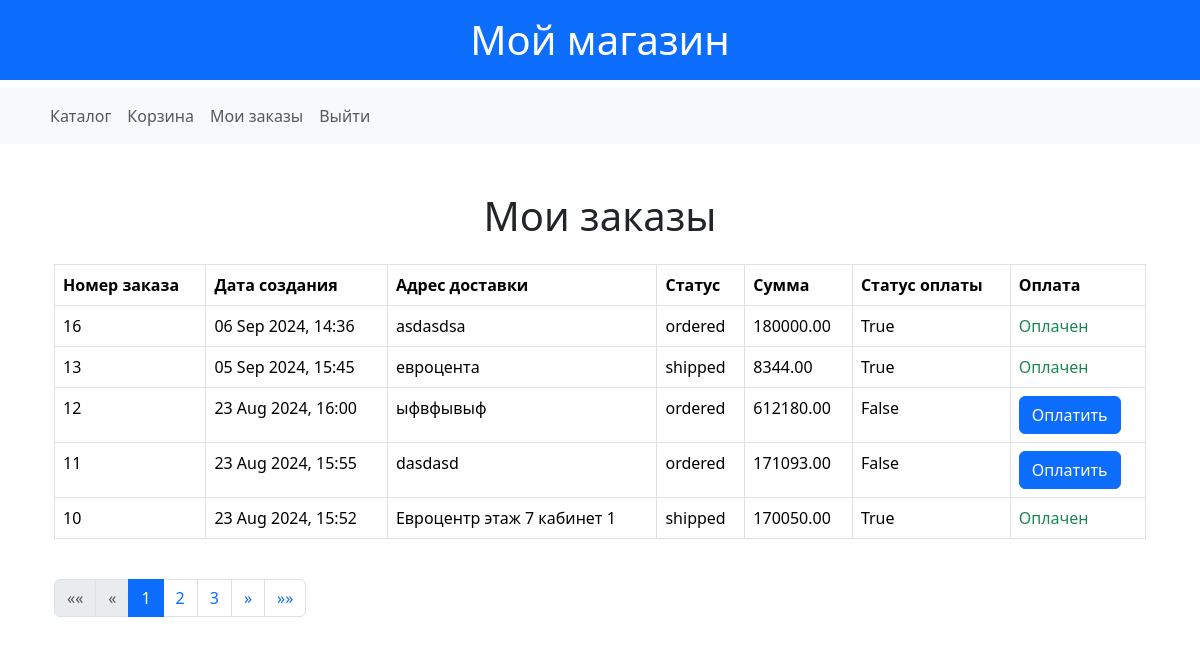
Screenshot of /user/orders (signed in) with the database file from the repository.
### shop/models.py (models this page shows, shortened)
class Order(models.Model):
    STATUS_CHOICES = [
        ("ordered", "Заказан"),
        ("shipped", "Отправлен"),
        ("received", "Получен"),
        ("canceled", "Отменен"),
        ("returned", "Возвращен"),
    ]
    user = models.ForeignKey(User, on_delete=models.CASCADE, related_name="orders")
    total_price = models.DecimalField(max_digits=10, decimal_places=2)
    address = models.CharField(max_length=255)
    status = models.CharField(max_length=10, choices=STATUS_CHOICES, default="ordered")
    payment_status = models.BooleanField(default=False)
    created_at = models.DateTimeField(auto_now_add=True)
    objects = OrderManager()
    class Meta:
        verbose_name = "Заказ"
        verbose_name_plural = "Заказы"
        ordering = ["-created_at"]

### shop/views.py (the view)
# urls.py: path("user/orders", OrderListView.as_view(), name="order_list"),
class OrderListView(LoginRequiredMixin, ListView):
    model = Order
    template_name = "order/users_orders.html"
    context_object_name = "orders"
    ordering = ["-created_at"]
    paginate_by = 5
    def get_queryset(self):
        return Order.objects.filter(user=self.request.user)

### shop/templates/order/users_orders.html (shortened to what this page needs)
{% extends "shop/base.html" %}
{% block content %}
<div class="container mt-5">
    <h1 class="text-center mb-4">Мои заказы</h1>
    <table class="table table-bordered table-hover">
        <thead>
            <tr>
                <th scope="col">Номер заказа</th>
                <th scope="col">Дата создания</th>
                <th scope="col">Адрес доставки</th>
                <th scope="col">Статус</th>
                <th scope="col">Сумма</th>
                <th scope="col">Статус оплаты</th>
                <th scope="col">Оплата</th>
            </tr>
        </thead>
        <tbody>
            {% for order in orders %}
            <tr>
                <td>{{ order.id }}</td>
                <td>{{ order.created_at|date:"d M Y, H:i" }}</td>
                <td>{{ order.address }}</td>
                <td>{{ order.status }}</td>
                <td>{{ order.total_price }}</td>
                <td>{{ order.payment_status }}</td>
                <td>
                    {% if order.payment_status == False and order.status != 'canceled' %}
                        <a href="{% url 'payment' order.id %}" class="btn btn-primary">Оплатить</a>
                    {% elif order.status == 'canceled' %}
                        <span class="text-danger">Отменен</span>
                    {% else %}
                        <span class="text-success">Оплачен</span>
                    {% endif %}
                </td>
            </tr>
            {% endfor %}
        </tbody>
    </table>
    <div class="pagination mt-4">
        <ul class="pagination justify-content-center mt-3">
            {% if page_obj.has_previous %}
                <li class="page-item">
                    <a class="page-link" href="?page=1" aria-label="Первая">
                        <span aria-hidden="true">&laquo;&laquo;</span>
                    </a>
                </li>
                <li class="page-item">
                    <a class="page-link" href="?page={{ page_obj.previous_page_number }}" aria-label="Предыдущая">
                        <span aria-hidden="true">&laquo;</span>
                    </a>
                </li>
            {% else %}
                <li class="page-item disabled">
                    <a class="page-link" href="#" aria-label="Первая">
                        <span aria-hidden="true">&laquo;&laquo;</span>
                    </a>
                </li>
                <li class="page-item disabled">
                    <a class="page-link" href="#" aria-label="Предыдущая">
                        <span aria-hidden="true">&laquo;</span>
                    </a>
                </li>
            {% endif %}
            {% for page_num in paginator.page_range %}
                {% if page_num == page_obj.number %}
                    <li class="page-item active">
                        <a class="page-link" href="#">{{ page_num }}</a>
                    </li>
                {% else %}
                    <li class="page-item">
                        <a class="page-link" href="?page={{ page_num }}">{{ page_num }}</a>
                    </li>
                {% endif %}
            {% endfor %}
            {% if page_obj.has_next %}
                <li class="page-item">
                    <a class="page-link" href="?page={{ page_obj.next_page_number }}" aria-label="Следующая">
                        <span aria-hidden="true">&raquo;</span>
                    </a>
                </li>
                <li class="page-item">
                    <a class="page-link" href="?page={{ page_obj.paginator.num_pages }}" aria-label="Последняя">
                        <span aria-hidden="true">&raquo;&raquo;</span>
                    </a>
                </li>
            {% endif %}
        </ul>
    </div>
</div>
{% endblock %}

### rows the page displays
Order: id "16", created_at "06 Sep 2024, 14:36", address "asdasdsa", status "ordered", total_price "180000.00", payment_status "True", shows "Оплачен"
Order: id "13", created_at "05 Sep 2024, 15:45", address "евроцента", status "shipped", total_price "8344.00", payment_status "True", shows "Оплачен"
Order: id "12", created_at "23 Aug 2024, 16:00", address "ыфвфывыф", status "ordered", total_price "612180.00", payment_status "False", shows "Оплатить"
Order: id "11", created_at "23 Aug 2024, 15:55", address "dasdasd", status "ordered", total_price "171093.00", payment_status "False", shows "Оплатить"
Order: id "10", created_at "23 Aug 2024, 15:52", address "Евроцентр этаж 7 кабинет 1", status "shipped", total_price "170050.00", payment_status "True", shows "Оплачен"

### other values shown
{{ page_num }} "1"
{{ page_num }} "2" "3"
